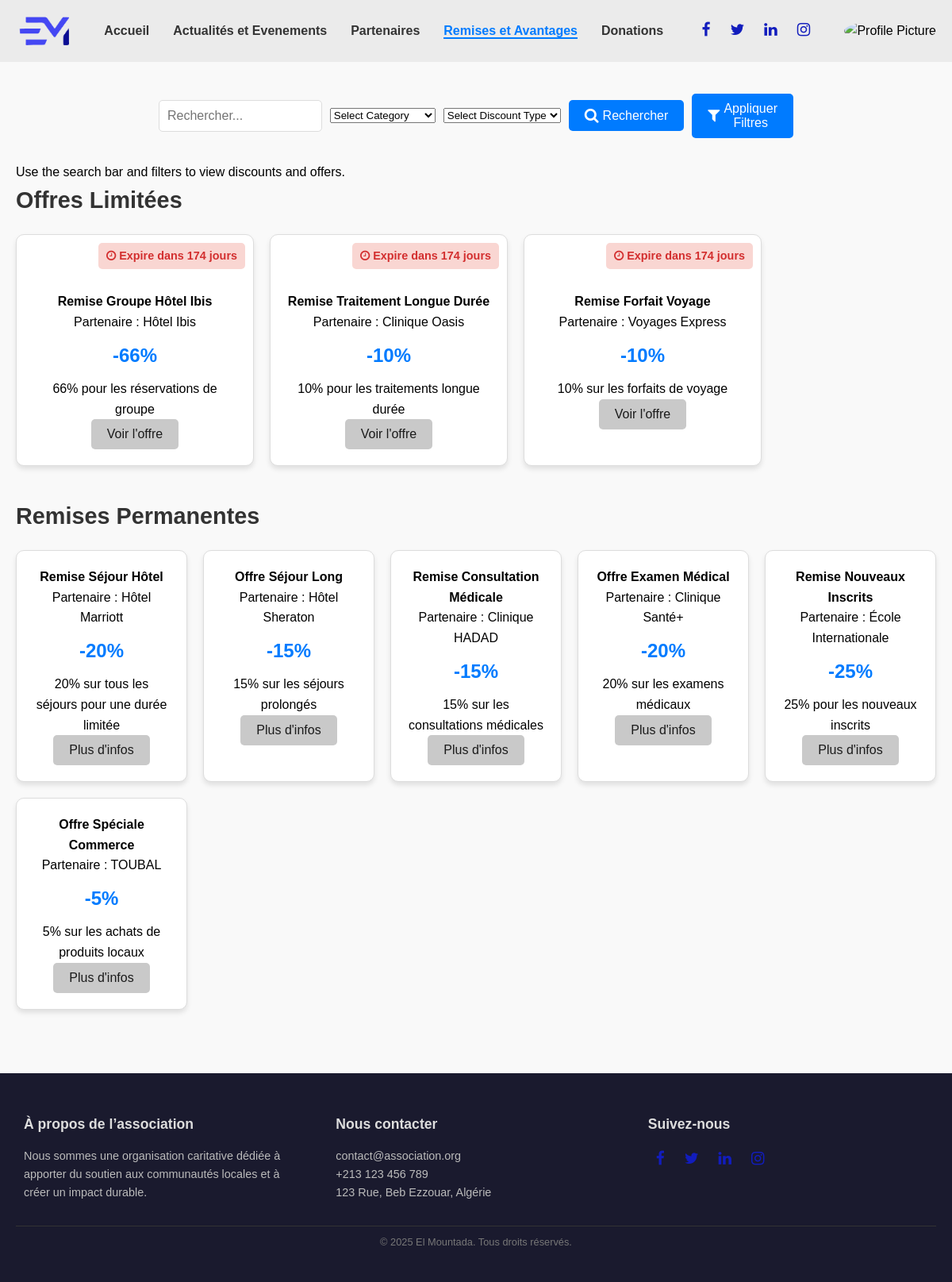
Screenshot of /views/Membre/remises.php (signed in) with the database file from the repository.
### tables this page shows
CREATE TABLE IF NOT EXISTS `remises` (
  `id` int NOT NULL AUTO_INCREMENT,
  `id_partenaire` int NOT NULL,
  `nom` varchar(255) NOT NULL,
  `description` text NOT NULL,
  `type_remise` enum('permanente','limitee') NOT NULL,
  `valeur_remise` varchar(50) NOT NULL,
  `expire_le` date NOT NULL,
  `cree_le` datetime NOT NULL DEFAULT CURRENT_TIMESTAMP,
  `modifie_le` datetime NOT NULL DEFAULT CURRENT_TIMESTAMP ON UPDATE CURRENT_TIMESTAMP,
  `id_categorie` int NOT NULL,
  PRIMARY KEY (`id`),
  KEY `id_partenaire` (`id_partenaire`),
  KEY `fk_categorie` (`id_categorie`)
);

CREATE TABLE IF NOT EXISTS `partenaires` (
  `id` int NOT NULL AUTO_INCREMENT,
  `nom` varchar(100) NOT NULL,
  `id_categorie_partenaire` int NOT NULL,
  `ville` varchar(50) NOT NULL,
  `remise` decimal(5,2) NOT NULL,
  `details` text,
  `logo` text,
  `cree_le` timestamp NULL DEFAULT CURRENT_TIMESTAMP,
  `modifie_le` timestamp NULL DEFAULT CURRENT_TIMESTAMP ON UPDATE CURRENT_TIMESTAMP,
  `description` text,
  PRIMARY KEY (`id`),
  KEY `fk_categorie_partenaire` (`id_categorie_partenaire`)
);

### controllers/RemisesController.php (called while the page is built, shortened)
<?php
require_once __DIR__ . '/../models/db.php';
require_once __DIR__ . '/../models/Remise.php';
class RemisesController {
    private $remise;
    public function __construct() {
        $db = new Database();
        $this->remise = new Remise($db->connect());
    }
    public function getLimitedOffers() {
        return $this->remise->readLimitedOffers();
    }
    public function getPermanentOffers() {
        return $this->remise->readPermanentOffers();
    }
}

### models/db.php (called while the page is built, shortened)
<?php
class Database {
    private $host = 'localhost';
    private $db_name = 'elmountada';
    private $username = 'root';
    private $password = '';
    public function connect() {
        $this->conn = null;
        try {
            $this->conn = new PDO("mysql:host={$this->host};dbname={$this->db_name}", $this->username, $this->password);
            $this->conn->setAttribute(PDO::ATTR_ERRMODE, PDO::ERRMODE_EXCEPTION);
        } catch (PDOException $e) {
            echo "Connection error: " . $e->getMessage();
        }
        return $this->conn;
    }
}
?>

### models/Remise.php (called while the page is built, shortened)
<?php
class Remise {
    private $conn;
    private $table = 'remises';
    public function __construct($db) {
        $this->conn = $db;
    }
    public function readLimitedOffers() {
        $query = "SELECT r.*, p.nom AS partenaire_nom
                  FROM " . $this->table . " r
                  JOIN partenaires p ON r.id_partenaire = p.id
                  WHERE r.type_remise = 'limitee' AND (r.expire_le IS NOT NULL AND r.expire_le >= CURDATE())";
        $stmt = $this->conn->prepare($query);
        $stmt->execute();
        return $stmt->fetchAll(PDO::FETCH_ASSOC);
    }
    public function readPermanentOffers() {
        $query = "SELECT r.*, p.nom AS partenaire_nom
                  FROM " . $this->table . " r
                  JOIN partenaires p ON r.id_partenaire = p.id
                  WHERE r.type_remise = 'permanente'";
        $stmt = $this->conn->prepare($query);
        $stmt->execute();
        return $stmt->fetchAll(PDO::FETCH_ASSOC);
    }
}

### views/Membre/remises.php (the view, shortened to what this page needs)
<!DOCTYPE html>
<html lang="en">
<head>
    <link rel="stylesheet" href="styles.css">
    <link rel="stylesheet" href="https://cdnjs.cloudflare.com/ajax/libs/font-awesome/4.7.0/css/font-awesome.min.css">
</head>
<body>
    <?php include 'navbar.php'; ?>
    <?php
    require_once __DIR__ . '/../../controllers/RemisesController.php';
    $controller = new RemisesController();
    $search = $_GET['search'] ?? '';
    $category = $_GET['category'] ?? '';
    $type = $_GET['type'] ?? '';
    $limitedOffers = $controller->getLimitedOffers($search, $category, $type);
    $permanentOffers = $controller->getPermanentOffers($search, $category, $type);
    ?>
    <main class="discounts-page-section">
        <div class="search-filter-container">
            <input type="text" id="search-input" class="search-input" placeholder="Rechercher..." value="<?= htmlspecialchars($search) ?>">
            <select id="category-filter" class="filter-dropdown">
                <option value="">Select Category</option>
            </select>
            <select id="type-filter" class="filter-dropdown">
                <option value="">Select Discount Type</option>
            </select>
            <button id="search-btn" class="filter-btn"><i class="fa fa-search"></i> Rechercher</button>
            <button id="apply-filters-btn" class="filter-btn"><i class="fa fa-filter"></i> Appliquer Filtres</button>
        </div>
         <div class="results-container">
            <p>Use the search bar and filters to view discounts and offers.</p>
        </div>
        <section class="limited-offers-section">
            <h2>Offres Limitées</h2>
            <div class="limited-offers-container">
                <?php foreach ($limitedOffers as $offer): ?>
                    <div class="limited-offer-card">
                        <div class="limited-offer-header">
                            <span class="offer-expiry">
                                <i class="fa fa-clock-o"></i> Expire dans
                                <?= isset($offer['expire_le']) ? (strtotime($offer['expire_le']) - strtotime(date('Y-m-d'))) / 86400 : 'N/A'; ?> jours
                            </span>
                        </div>
                        <br><br>
                        <div class="limited-offer-body">
                            <h4><?= htmlspecialchars($offer['nom']); ?></h4>
                            <p>Partenaire : <?= htmlspecialchars($offer['partenaire_nom']); ?></p>
                            <p class="offer-discount"><?= htmlspecialchars($offer['valeur_remise']); ?></p>
                            <p><?= htmlspecialchars($offer['description']); ?></p>
                            <button class="offer-btn">Voir l'offre</button>
                        </div>
                    </div>
                <?php endforeach; ?>
            </div>
        </section>
        <section class="permanent-discounts-section">
            <h2>Remises Permanentes</h2>
            <div class="permanent-discounts-container">
                <?php foreach ($permanentOffers as $offer): ?>
                    <div class="permanent-discount-card">
                        <h4><?= htmlspecialchars($offer['nom']); ?></h4>
                        <p>Partenaire : <?= htmlspecialchars($offer['partenaire_nom']); ?></p>
                        <p class="discount-value"><?= htmlspecialchars($offer['valeur_remise']); ?></p>
                        <p><?= htmlspecialchars($offer['description']); ?></p>
                        <button class="offer-btn">Plus d'infos</button>
                    </div>
                <?php endforeach; ?>
            </div>
        </section>
    </main>
 <?php include 'footer.php'; ?>
</body>
</html>

### views/Membre/styles.css (style rules this page uses)
* { margin: 0; padding: 0; box-sizing: border-box; }
body { font-family: Arial, sans-serif; line-height: 1.6; }
.discounts-page-section { padding: 40px 20px; background-color: #f9f9f9; }
.search-filter-container { display: flex; justify-content: space-between; align-items: center; max-width: 800px; margin: 0 auto 30px; gap: 10px; }
.search-input { flex-grow: 1; padding: 10px; border: 1px solid #ddd; border-radius: 5px; font-size: 1rem; }
.filter-btn { padding: 10px 20px; background-color: #007bff; color: #fff; border: none; border-radius: 5px; font-size: 1rem; cursor: pointer; display: flex; align-items: center; gap: 5px; }
.filter-btn i { font-size: 1.2rem; }
.limited-offers-section, .permanent-discounts-section { margin-bottom: 40px; }
.limited-offers-section h2, .permanent-discounts-section h2 { font-size: 1.8rem; margin-bottom: 20px; color: #333; }
.limited-offers-container { display: flex; gap: 20px; }
.limited-offer-card { background-color: #fff; border: 1px solid #ddd; border-radius: 10px; padding: 20px; width: 300px; box-shadow: 0 4px 6px rgba(0, 0, 0, 0.1); text-align: center; position: relative; }
.limited-offer-header { position: absolute; top: 10px; right: 10px; background-color: #f9d6d2; color: #d32f2f; padding: 5px 10px; border-radius: 5px; font-size: 0.9rem; }
.offer-expiry { font-weight: bold; }
.offer-discount { font-size: 1.5rem; font-weight: bold; color: #007bff; margin: 10px 0; }
.offer-btn { padding: 10px 20px; background-color: #c9c9c9; color: rgb(27, 27, 27); border: none; border-radius: 5px; cursor: pointer; font-size: 1rem; }
.permanent-discounts-container { display: grid; grid-template-columns: repeat(auto-fit, minmax(200px, 1fr)); gap: 20px; max-width: 1200px; margin: 0 auto; }
.permanent-discount-card { background-color: #fff; border: 1px solid #ddd; border-radius: 10px; padding: 20px; text-align: center; box-shadow: 0 4px 6px rgba(0, 0, 0, 0.1); }
.discount-value { font-size: 1.5rem; font-weight: bold; color: #007bff; margin: 10px 0; }
.search-input { padding: 10px; border: 1px solid #ddd; border-radius: 5px; width: 70%; }
.filter-btn, .export-btn { padding: 10px 20px; border: none; border-radius: 5px; background-color: #007bff; color: #fff; cursor: pointer; font-size: 1rem; display: flex; align-items: center; gap: 5px; }
.filter-btn i, .export-btn i { font-size: 1.2rem; }

### rows the page displays
remises: nom "Remise Groupe Hôtel Ibis", id_partenaire.nom "Hôtel Ibis", valeur_remise "-66%", description "66% pour les réservations de groupe"
remises: nom "Remise Traitement Longue Durée", id_partenaire.nom "Clinique Oasis", valeur_remise "-10%", description "10% pour les traitements longue durée"
remises: nom "Remise Forfait Voyage", id_partenaire.nom "Voyages Express", valeur_remise "-10%", description "10% sur les forfaits de voyage"
remises: nom "Remise Séjour Hôtel", id_partenaire.nom "Hôtel Marriott", valeur_remise "-20%", description "20% sur tous les séjours pour une durée limitée"
remises: nom "Offre Séjour Long", id_partenaire.nom "Hôtel Sheraton", valeur_remise "-15%", description "15% sur les séjours prolongés"
remises: nom "Remise Consultation Médicale", id_partenaire.nom "Clinique HADAD", valeur_remise "-15%", description "15% sur les consultations médicales"
remises: nom "Offre Examen Médical", id_partenaire.nom "Clinique Santé+", valeur_remise "-20%", description "20% sur les examens médicaux"
remises: nom "Remise Nouveaux Inscrits", id_partenaire.nom "École Internationale", valeur_remise "-25%", description "25% pour les nouveaux inscrits"
remises: nom "Offre Spéciale Commerce", id_partenaire.nom "TOUBAL", valeur_remise "-5%", description "5% sur les achats de produits locaux"
